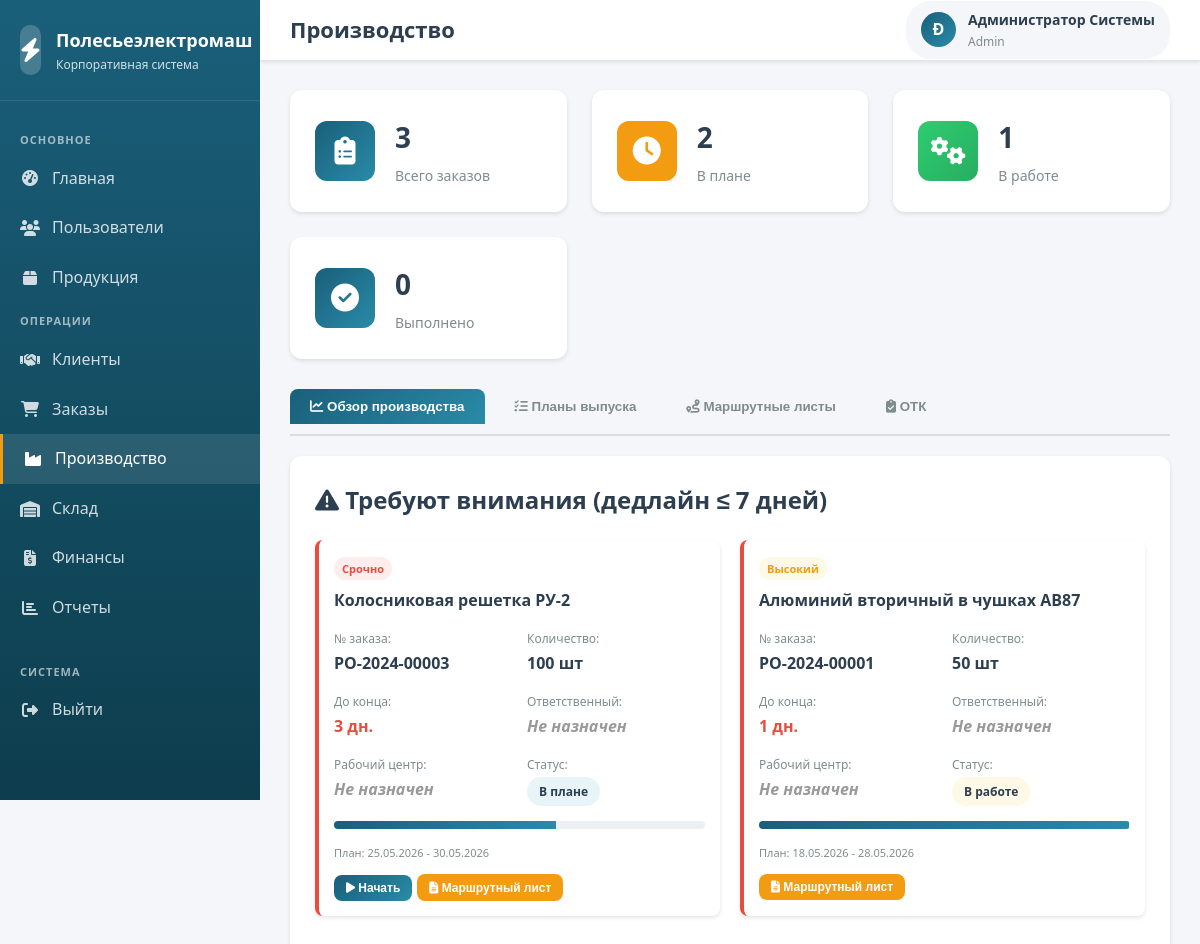
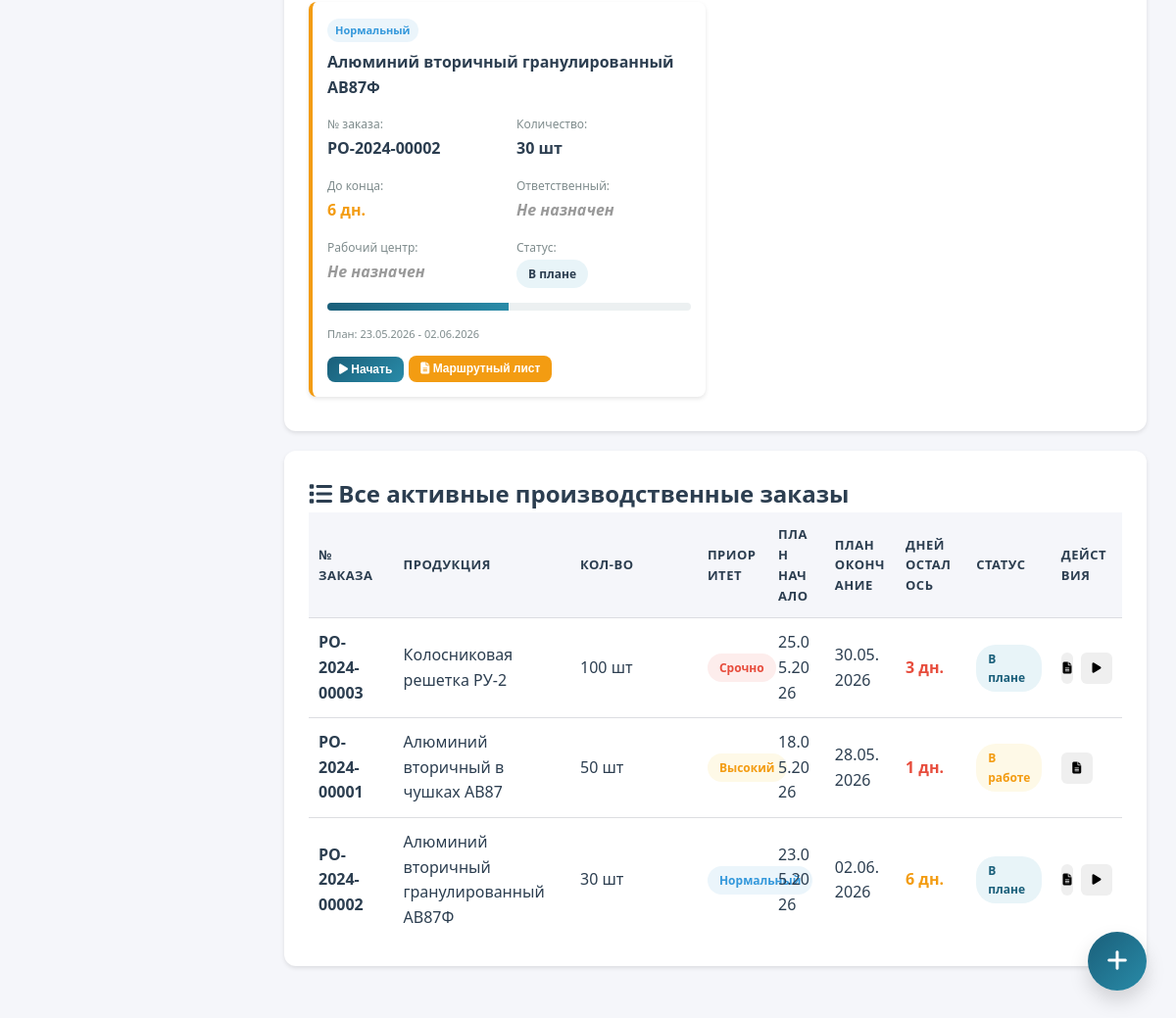
The app's page /modules/production/index.php (signed in) with its own data (2 pictures, top to bottom).
### tables this page shows
CREATE TABLE production_orders (
    id INT AUTO_INCREMENT PRIMARY KEY,
    production_number VARCHAR(50) NOT NULL UNIQUE,
    product_id INT NOT NULL,
    quantity INT NOT NULL,
    planned_start_date DATE,
    planned_end_date DATE,
    actual_start_date DATE,
    actual_end_date DATE,
    status ENUM('planned', 'in_progress', 'completed', 'cancelled', 'on_hold') DEFAULT 'planned',
    priority ENUM('low', 'normal', 'high', 'urgent') DEFAULT 'normal',
    order_source ENUM('customer_order', 'stock_replenishment', 'forecast') DEFAULT 'stock_replenishment',
    source_order_id INT COMMENT 'ID заказа клиента если это заказное производство',
    responsible_user_id INT,
    work_center_id INT,
    notes TEXT,
    created_by INT,
    created_at TIMESTAMP DEFAULT CURRENT_TIMESTAMP,
    updated_at TIMESTAMP DEFAULT CURRENT_TIMESTAMP ON UPDATE CURRENT_TIMESTAMP,
    FOREIGN KEY (product_id) REFERENCES products(id) ON DELETE RESTRICT,
    FOREIGN KEY (responsible_user_id) REFERENCES users(id) ON DELETE SET NULL,
    FOREIGN KEY (work_center_id) REFERENCES work_centers(id) ON DELETE SET NULL,
    FOREIGN KEY (created_by) REFERENCES users(id) ON DELETE SET NULL
);

CREATE TABLE products (
    id INT AUTO_INCREMENT PRIMARY KEY,
    product_code VARCHAR(50) NOT NULL UNIQUE,
    product_name VARCHAR(200) NOT NULL,
    category_id INT,
    description TEXT,
    specifications JSON,
    base_price DECIMAL(10,2) NOT NULL,
    currency VARCHAR(3) DEFAULT 'BYN',
    weight DECIMAL(10,3) DEFAULT 0 COMMENT 'Вес единицы продукции в кг',
    stock_quantity INT DEFAULT 0,
    min_stock_level INT DEFAULT 10,
    is_active TINYINT(1) DEFAULT 1,
    created_at TIMESTAMP DEFAULT CURRENT_TIMESTAMP,
    updated_at TIMESTAMP DEFAULT CURRENT_TIMESTAMP ON UPDATE CURRENT_TIMESTAMP,
    FOREIGN KEY (category_id) REFERENCES product_categories(id) ON DELETE SET NULL
);

### modules/production/index.php (the view, shortened to what the rows shown need)
<?php
$pdo = getDBConnection();
$current_orders = $pdo->query("
    SELECT po.*, p.product_name, p.product_code, wc.center_name, u.full_name as responsible_name,
           DATEDIFF(po.planned_end_date, CURDATE()) as days_remaining
    FROM production_orders po
    JOIN products p ON po.product_id = p.id
    LEFT JOIN work_centers wc ON po.work_center_id = wc.id
    LEFT JOIN users u ON po.responsible_user_id = u.id
    WHERE po.status IN ('planned', 'in_progress')
    ORDER BY
        FIELD(po.priority, 'urgent', 'high', 'normal', 'low'),
        po.planned_start_date
")->fetchAll();
?>
<!DOCTYPE html>
<html lang="ru">
<head>
    <link rel="stylesheet" href="../../assets/css/style.css">
    <link rel="stylesheet" href="https://cdnjs.cloudflare.com/ajax/libs/font-awesome/6.4.0/css/all.min.css">
</head>
<body>
    <div class="dashboard-container">
        <aside class="sidebar">
            <div class="sidebar-header">
                <div class="sidebar-logo">
                    <div class="logo-text"><h2>Полесьеэлектромаш</h2><p>Корпоративная система</p></div>
                </div>
            </div>
        </aside>
        <div class="main-content">
            <header class="header">
                <div class="header-title"><h1>Производство</h1></div>
            </header>
            <div class="content-area">
                <div id="dashboard" class="tab-content active">
                    <div class="card" style="margin-bottom: 20px;">
                        <h2><i class="fas fa-exclamation-triangle"></i> Требуют внимания (дедлайн ≤ 7 дней)</h2>
                        <?php
                        $urgent_orders = array_filter($current_orders, function($order) {
                            return $order['days_remaining'] <= 7;
                        });
                        ?>
                        <?php if (count($urgent_orders) > 0): ?>
                        <div class="kanban-board">
                            <?php foreach ($urgent_orders as $order): ?>
                            <div class="kanban-card" style="border-left: 4px solid <?php echo $order['days_remaining'] <= 3 ? '#e74c3c' : '#f39c12'; ?>;">
                                <span class="priority-badge priority-<?php echo $order['priority']; ?>">
                                    <?php
                                    $priorities = ['urgent' => 'Срочно', 'high' => 'Высокий', 'normal' => 'Нормальный', 'low' => 'Низкий'];
                                    echo $priorities[$order['priority']];
                                    ?>
                                </span>
                                <h4><?php echo htmlspecialchars($order['product_name']); ?></h4>
                                <div class="info-grid">
                                    <div class="info-item">
                                        <label>№ заказа:</label>
                                        <span><?php echo htmlspecialchars($order['production_number']); ?></span>
                                    </div>
                                    <div class="info-item">
                                        <label>Количество:</label>
                                        <span><?php echo $order['quantity']; ?> шт</span>
                                    </div>
                                    <div class="info-item">
                                        <label>До конца:</label>
                                        <span style="color: <?php echo $order['days_remaining'] <= 3 ? '#e74c3c' : '#f39c12'; ?>; font-weight: bold;">
                                            <?php echo $order['days_remaining']; ?> дн.
                                        </span>
                                    </div>
                                    <div class="info-item">
                                        <label>Ответственный:</label>
                                        <span><?php echo $order['responsible_name'] ?: '<em style="color: #999;">Не назначен</em>'; ?></span>
                                    </div>
                                    <div class="info-item">
                                        <label>Рабочий центр:</label>
                                        <span><?php echo $order['center_name'] ?: '<em style="color: #999;">Не назначен</em>'; ?></span>
                                    </div>
                                    <div class="info-item">
                                        <label>Статус:</label>
                                        <span class="badge badge-<?php echo $order['status'] === 'in_progress' ? 'warning' : 'primary'; ?>">
                                            <?php echo $order['status'] === 'in_progress' ? 'В работе' : 'В плане'; ?>
                                        </span>
                                    </div>
                                </div>
                                <div class="progress-bar">
                                    <div class="progress-fill" style="width: <?php
                                        $total_days = strtotime($order['planned_end_date']) - strtotime($order['planned_start_date']);
                                        $elapsed = time() - strtotime($order['planned_start_date']);
                                        echo min(100, max(0, ($elapsed / $total_days) * 100));
                                    ?>%"></div>
                                </div>
                                <small style="color: #7f8c8d; font-size: 11px;">
                                    План: <?php echo date('d.m.Y', strtotime($order['planned_start_date'])); ?> - <?php echo date('d.m.Y', strtotime($order['planned_end_date'])); ?>
                                </small>
                                <div style="margin-top: 10px; display: flex; gap: 5px;">
                                    <?php if ($order['status'] === 'planned'): ?>
                                    <form method="POST" style="display:inline;">
                                        <button type="submit" class="btn btn-sm btn-primary">
                                            <i class="fas fa-play"></i> Начать
                                        </button>
                                    </form>
                                    <?php endif; ?>
                                    <button class="btn btn-sm btn-secondary" onclick="viewRouteSheet(<?php echo $order['id']; ?>)">
                                        <i class="fas fa-file-alt"></i> Маршрутный лист
                                    </button>
                                </div>
                            </div>
                            <?php endforeach; ?>
                        </div>
                        <?php else: ?>
                        <div class="alert alert-info">
                            <i class="fas fa-check-circle"></i> Нет заказов, требующих срочного внимания. Все заказы в графике!
                        </div>
                        <?php endif; ?>
                    </div>
                    <div class="card">
                        <h2><i class="fas fa-list"></i> Все активные производственные заказы</h2>
                        <div class="table-responsive">
                            <table class="data-table">
                                <thead>
                                    <tr>
                                        <th>№ заказа</th>
                                        <th>Продукция</th>
                                        <th>Кол-во</th>
                                        <th>Приоритет</th>
                                        <th>План начало</th>
                                        <th>План окончание</th>
                                        <th>Дней осталось</th>
                                        <th>Статус</th>
                                        <th>Действия</th>
                                    </tr>
                                </thead>
                                <tbody>
                                    <?php foreach ($current_orders as $order): ?>
                                    <tr>
                                        <td><strong><?php echo htmlspecialchars($order['production_number']); ?></strong></td>
                                        <td><?php echo htmlspecialchars($order['product_name']); ?></td>
                                        <td><?php echo $order['quantity']; ?> шт</td>
                                        <td>
                                            <span class="badge badge-<?php
                                                echo $order['priority'] === 'urgent' ? 'danger' :
                                                    ($order['priority'] === 'high' ? 'warning' : 'info');
                                            ?>">
                                                <?php
                                                $priorities = ['urgent' => 'Срочно', 'high' => 'Высокий', 'normal' => 'Нормальный', 'low' => 'Низкий'];
                                                echo $priorities[$order['priority']];
                                                ?>
                                            </span>
                                        </td>
                                        <td><?php echo date('d.m.Y', strtotime($order['planned_start_date'])); ?></td>
                                        <td><?php echo date('d.m.Y', strtotime($order['planned_end_date'])); ?></td>
                                        <td>
                                            <span style="color: <?php echo $order['days_remaining'] <= 3 ? '#e74c3c' : ($order['days_remaining'] <= 7 ? '#f39c12' : '#2ecc71'); ?>; font-weight: bold;">
                                                <?php echo $order['days_remaining']; ?> дн.
                                            </span>
                                        </td>
                                        <td>
                                            <span class="badge badge-<?php
                                                echo $order['status'] === 'in_progress' ? 'warning' : 'primary';
                                            ?>">
                                                <?php
                                                $statuses = ['planned' => 'В плане', 'in_progress' => 'В работе', 'completed' => 'Завершен'];
                                                echo $statuses[$order['status']];
                                                ?>
                                            </span>
                                        </td>
                                        <td>
                                            <div class="action-buttons">
                                                <button class="btn btn-icon btn-sm" title="Маршрутный лист"
                                                        onclick="viewRouteSheet(<?php echo $order['id']; ?>)">
                                                    <i class="fas fa-file-alt"></i>
                                                </button>
                                                <?php if ($order['status'] === 'planned'): ?>
                                                <form method="POST" style="display:inline;">
                                                    <button type="submit" class="btn btn-icon btn-sm" title="Начать производство">
                                                        <i class="fas fa-play"></i>
                                                    </button>
                                                </form>
                                                <?php endif; ?>
                                            </div>
                                        </td>
                                    </tr>
                                    <?php endforeach; ?>
                                </tbody>
                            </table>
                        </div>
                    </div>
                </div>
            </div>
        </div>
    </div>
</body>
</html>

### records on screen
production_orders: priority "Срочно", product.product_name "Колосниковая решетка РУ-2", production_number "PO-2024-00003", quantity "100", days_remaining "3", responsible_name "Не назначен", center_name "Не назначен", shows "В плане", planned_start_date "25.05.2026", planned_end_date "30.05.2026", status "В плане"
production_orders: priority "Высокий", product.product_name "Алюминий вторичный в чушках АВ87", production_number "PO-2024-00001", quantity "50", days_remaining "1", responsible_name "Не назначен", center_name "Не назначен", shows "В работе", planned_start_date "18.05.2026", planned_end_date "28.05.2026", status "В работе"
production_orders: priority "Нормальный", product.product_name "Алюминий вторичный гранулированный АВ87Ф", production_number "PO-2024-00002", quantity "30", days_remaining "6", responsible_name "Не назначен", center_name "Не назначен", shows "В плане", planned_start_date "23.05.2026", planned_end_date "02.06.2026", status "В плане"

### other values on screen
$item['text'] "Главная"
$item['text'] "Пользователи"
$item['text'] "Продукция"
$item['text'] "Клиенты"
$item['text'] "Заказы"
$item['text'] "Производство"
$item['text'] "Склад"
$item['text'] "Финансы"
$item['text'] "Отчеты"
substr($_SESSION['full_name'], 0, 1) "Ð"
$_SESSION['full_name'] "Администратор Системы"
$_SESSION['user_role'] "Admin"
$stats['total_orders'] "3"
$stats['planned_count'] "2"
$stats['in_progress_count'] "1"
